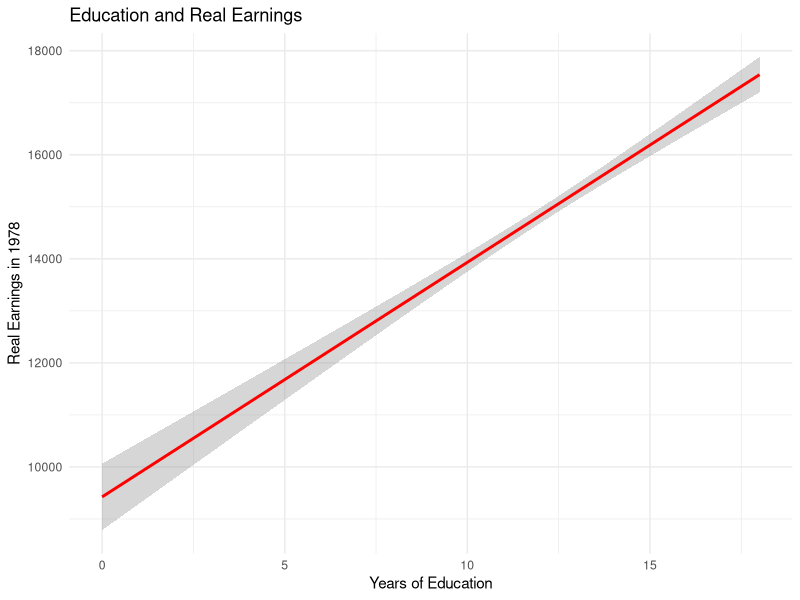
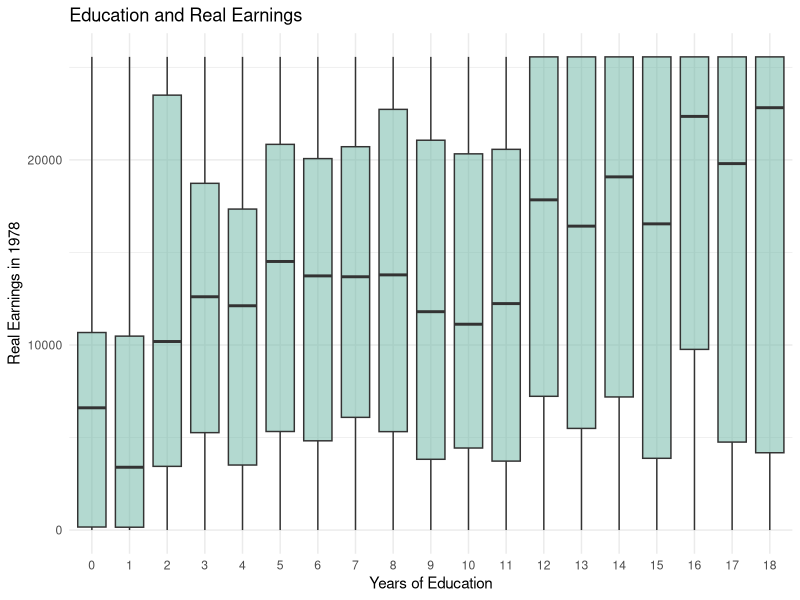
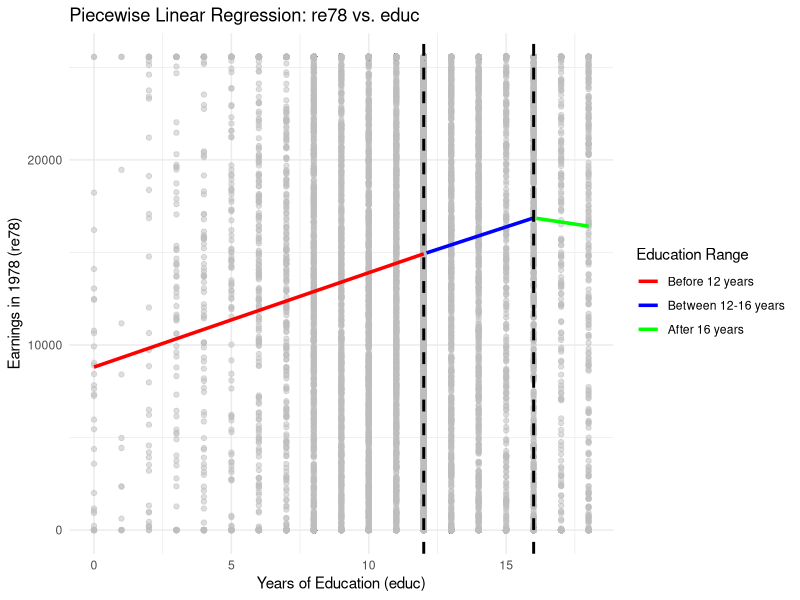
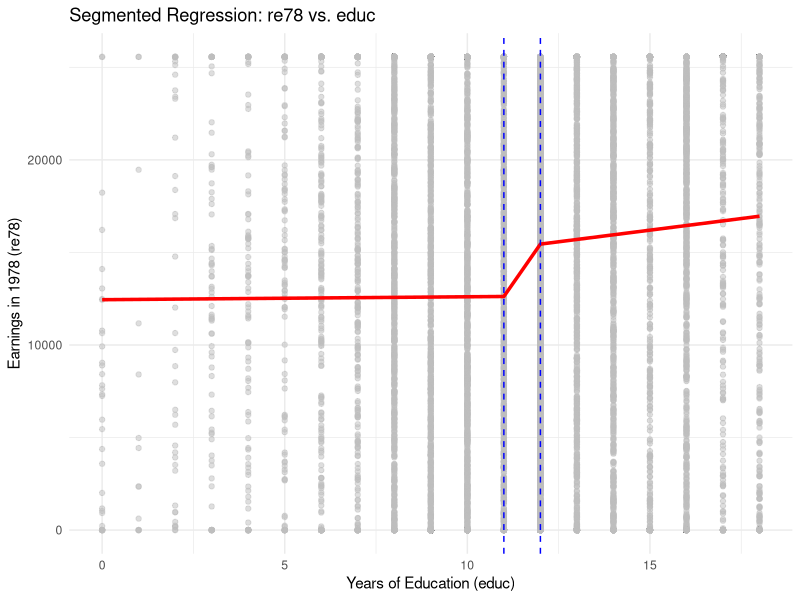

These charts were generated, in order, by the following R code:
## ---- chunk 1
#getwd()
#setwd("./Documents/R-for-Econometrics")

library(haven)
library(dplyr)
library(broom)
library(ggplot2)
library(segmented)
data <- read_dta("lalonde2.dta")
## ---- chunk 2
covariates <- c("age", "educ", "black", "married", "nodegree", "hisp", "kids18", "kidmiss", "re74")

data <- data %>%
  mutate(group = case_when(
    treated == 1 & sample == 1 ~ "Treated_NSW",
    treated == 0 & sample == 1 ~ "Compar_NSW",
    sample == 2 ~ "Compar_CPS",
    TRUE ~ "Other"
  ))

table <- data %>%
  group_by(group) %>%
  filter(group != "Other") %>%
  summarise(across(all_of(covariates), list(
    mean = \(x) mean(x, na.rm = TRUE),
    sd = \(x) sd(x, na.rm = TRUE)
  )))
print(table)
## ---- chunk 3
data_filtered <- data %>%
  filter(group %in% c("Treated_NSW", "Compar_CPS"))

data_filtered$treated[is.na(data_filtered$treated)] <- 0 ## CPS data "treated" should be zero.

model_no_cov <- lm(re78 ~ 1 + treated, data = data_filtered)  
model_with_cov <- lm(re78 ~ 1 + treated + age + educ + black + married + nodegree +
                       + hisp + kids18 + kidmiss + re74
                       ,data = data_filtered)

summary(model_no_cov)
summary(model_with_cov)
## ---- chunk 4
data_cps <- data %>%
  filter(group == "Compar_CPS") 


ggplot(data_cps, aes(x = educ, y = re78)) +
  geom_smooth(method = "lm", color = "red", se = TRUE) +  # Regression line with confidence interval
  theme_minimal() +
  labs(title = "Education and Real Earnings",
       x = "Years of Education",
       y = "Real Earnings in 1978")

ggplot(data_cps, aes(x = factor(educ), y = re78)) +  # 
  geom_boxplot(outlier.shape = NA, fill = "#69b3a2", alpha = 0.5) + 
  theme_minimal() +
  labs(title = "Education and Real Earnings",
       x = "Years of Education",
       y = "Real Earnings in 1978")
## ---- chunk 5
# Create piecewise terms
data_cps$edu_above12 <- pmax(0, data_cps$educ - 12)
data_cps$edu_above16 <- pmax(0, data_cps$educ - 16)

model <- lm(re78 ~ educ + edu_above12 + edu_above16, data = data_cps)
summary(model)

# Plot the results
# Get model coefficients
coeffs <- coef(model)
intercept <- coeffs[1]
slope1 <- coeffs[2]  # Slope before 12 years
slope2 <- slope1 + coeffs[3]  # Slope between 12 and 16 years
slope3 <- slope2 + coeffs[4]  # Slope after 16 years

cat("slope1 =", slope1, ", slope2 =", slope2, " ,slope3 = ", slope3, "\n")
## ---- chunk 6
###### Plot
educ_seq <- seq(min(data_cps$educ), max(data_cps$educ), by = 0.1)

# Create a data frame for segmented predictions
pred_df <- data.frame(
  educ = educ_seq,
  segment = factor(
    case_when(
      educ_seq <= 12 ~ "Before 12 years",
      educ_seq > 12 & educ_seq <= 16 ~ "Between 12-16 years",
      educ_seq > 16 ~ "After 16 years"
    ),
    levels = c("Before 12 years", "Between 12-16 years", "After 16 years")
  ),
  re78 = case_when(
    educ_seq <= 12 ~ intercept + slope1 * educ_seq,
    educ_seq > 12 & educ_seq <= 16 ~ (intercept + slope1 * 12) + slope2 * (educ_seq - 12),
    educ_seq > 16 ~ (intercept + slope1 * 12 + slope2 * 4) + slope3 * (educ_seq - 16)
  )
)

# Plot the segmented piecewise regression with different colors
ggplot(data_cps, aes(x = educ, y = re78)) +
  geom_point(alpha = 0.5, color="grey") +  # Scatter plot of data points
  geom_line(data = pred_df, aes(x = educ, y = re78, color = segment), size = 1.2) +  # Color-coded piecewise line
  geom_vline(xintercept = c(12, 16), linetype = "dashed", color = "black", size = 1) +  # Threshold markers
  scale_color_manual(values = c("Before 12 years" = "red", 
                                "Between 12-16 years" = "blue", 
                                "After 16 years" = "green")) +  # Custom segment colors
  labs(title = "Piecewise Linear Regression: re78 vs. educ",
       x = "Years of Education (educ)",
       y = "Earnings in 1978 (re78)",
       color = "Education Range") +
  theme_minimal()
## ---- chunk 7
########## Use Package "Segmented": automatic choose breakpoints


base_model <- lm(re78 ~ educ, data = data_cps)
seg_model <- segmented(base_model, seg.Z = ~educ, psi = c(12, 16))
summary(seg_model)

data_cps$predicted <- predict(seg_model)
breakpoints <- seg_model$psi[, "Est."]

ggplot(data_cps, aes(x = educ, y = re78)) +
  geom_point(alpha = 0.5, color = "grey") +  
  geom_line(aes(y = predicted), color = "red", size = 1.2) +  
  geom_vline(xintercept = breakpoints, linetype = "dashed", color = "blue") + 
  labs(title = "Segmented Regression: re78 vs. educ",
       x = "Years of Education (educ)",
       y = "Earnings in 1978 (re78)") +
  theme_minimal()
